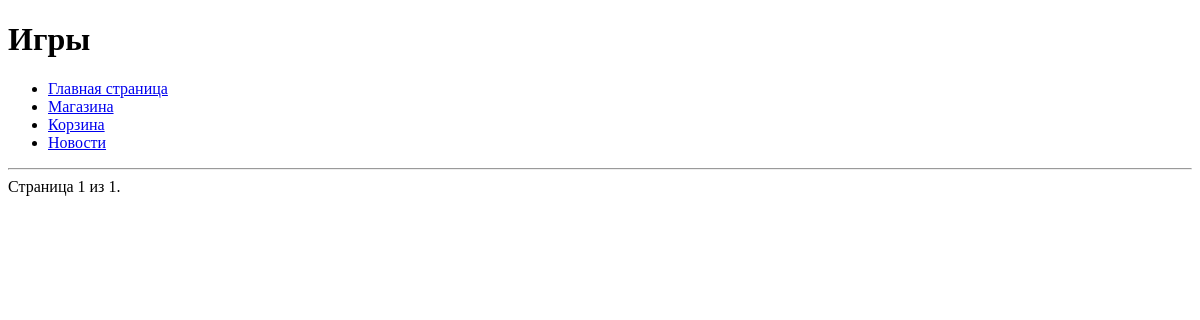
The page /platform/news on the database as committed earlier.
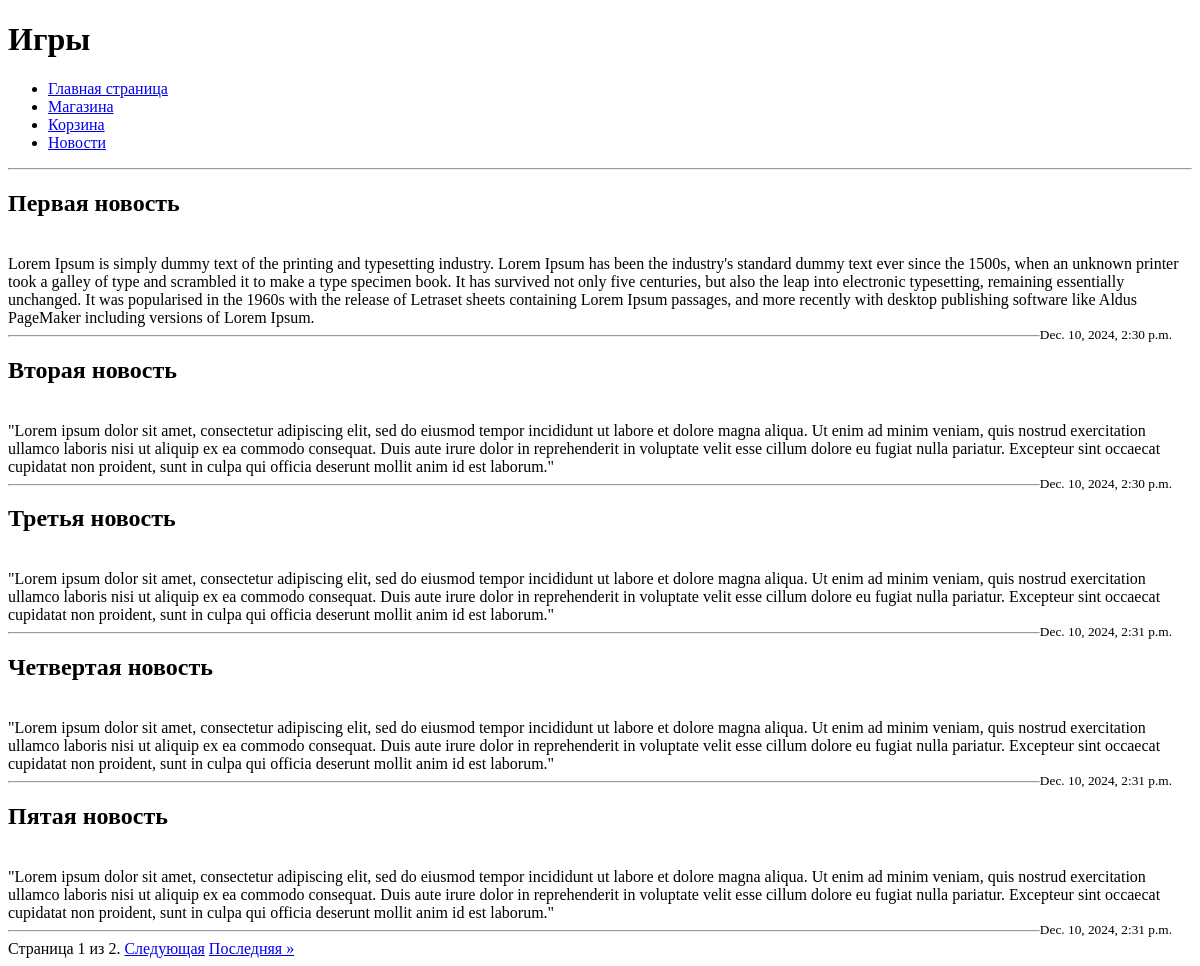
The same page on the database as committed later.
### task1/models.py (models this page shows)
class News(models.Model):
    title = models.CharField(max_length=1000)
    content = models.TextField()
    date = models.DateTimeField()

### task1/views.py (the view)
# urls.py: path('platform/news', news)
def news(request):
    news_ = News.objects.all().order_by('date')
    paginator = Paginator(news_, 5)
    page_number = request.GET.get('page')
    page_obj = paginator.get_page(page_number)
    return render(request, 'first_task/news.html', {'news': page_obj})

### templates/first_task/news.html (shortened to what this page needs)
{% extends 'first_task/menu.html' %}
{% block pagename %}<h1>Игры</h1>{% endblock %}
{% block menu %}{{ block.super }}{% endblock %}
{% block content %}
    <hr>
    {% for new in news %}
        <h2>{{ new.title }}</h2>
        <br>
        {{ new.content }}
        <br>
        <small style="float: right; margin-right: 20px;">{{ new.date }}</small>
        <hr>
    {% endfor %}
    <div class="pagination">
        <span class="step-links">
            <span class="current">
                Страница {{ news.number }} из {{ news.paginator.num_pages }}.
            </span>
            {% if news.has_next %}
                <a href="?page={{ news.next_page_number }}">Следующая</a>
                <a href="?page={{ news.paginator.num_pages }}">Последняя &raquo;</a>
            {% endif %}
        </span>
    </div>
{% endblock %}

Rows that differ between the two databases and show on the page:
added News: title "Первая новость", content "Lorem Ipsum is simply dummy text of the printing and typesetting industry. Lorem Ipsum has been the industry's standard dummy text ever since the 1500s, when an unknown printer took a galley of type and scrambled it to make a type specimen book. It has survived not only five centuries, but also the leap into electronic typesetting, remaining essentially unchanged. It was popularised in the 1960s with the release of Letraset sheets containing Lorem Ipsum passages, and more recently with desktop publishing software like Aldus PageMaker including versions of Lorem Ipsum.", date "Dec. 10, 2024, 2:30 p.m."
added News: title "Вторая новость", content "\"Lorem ipsum dolor sit amet, consectetur adipiscing elit, sed do eiusmod tempor incididunt ut labore et dolore magna aliqua. Ut enim ad minim veniam, quis nostrud exercitation ullamco laboris nisi ut aliquip ex ea commodo consequat. Duis aute irure dolor in reprehenderit in voluptate velit esse cillum dolore eu fugiat nulla pariatur. Excepteur sint occaecat cupidatat non proident, sunt in culpa qui officia deserunt mollit anim id est laborum.\"", date "Dec. 10, 2024, 2:30 p.m."
added News: title "Третья новость", content "\"Lorem ipsum dolor sit amet, consectetur adipiscing elit, sed do eiusmod tempor incididunt ut labore et dolore magna aliqua. Ut enim ad minim veniam, quis nostrud exercitation ullamco laboris nisi ut aliquip ex ea commodo consequat. Duis aute irure dolor in reprehenderit in voluptate velit esse cillum dolore eu fugiat nulla pariatur. Excepteur sint occaecat cupidatat non proident, sunt in culpa qui officia deserunt mollit anim id est laborum.\"", date "Dec. 10, 2024, 2:31 p.m."
added News: title "Четвертая новость", content "\"Lorem ipsum dolor sit amet, consectetur adipiscing elit, sed do eiusmod tempor incididunt ut labore et dolore magna aliqua. Ut enim ad minim veniam, quis nostrud exercitation ullamco laboris nisi ut aliquip ex ea commodo consequat. Duis aute irure dolor in reprehenderit in voluptate velit esse cillum dolore eu fugiat nulla pariatur. Excepteur sint occaecat cupidatat non proident, sunt in culpa qui officia deserunt mollit anim id est laborum.\"", date "Dec. 10, 2024, 2:31 p.m."
added News: title "Пятая новость", content "\"Lorem ipsum dolor sit amet, consectetur adipiscing elit, sed do eiusmod tempor incididunt ut labore et dolore magna aliqua. Ut enim ad minim veniam, quis nostrud exercitation ullamco laboris nisi ut aliquip ex ea commodo consequat. Duis aute irure dolor in reprehenderit in voluptate velit esse cillum dolore eu fugiat nulla pariatur. Excepteur sint occaecat cupidatat non proident, sunt in culpa qui officia deserunt mollit anim id est laborum.\"", date "Dec. 10, 2024, 2:31 p.m."
Other text that changed with them:
{{ news.paginator.num_pages }}: "1" → "2"
text now shown: "Следующая Последняя »"
